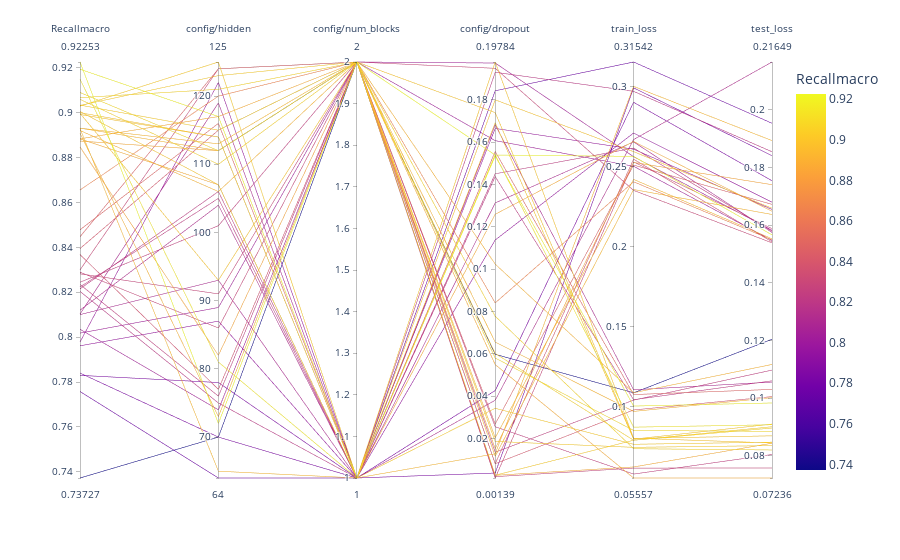

Notebook source saved alongside this figure:
### Markdown cell above
Make a parallel plot

### Code cell
px.parallel_coordinates(p, color="Recallmacro")
